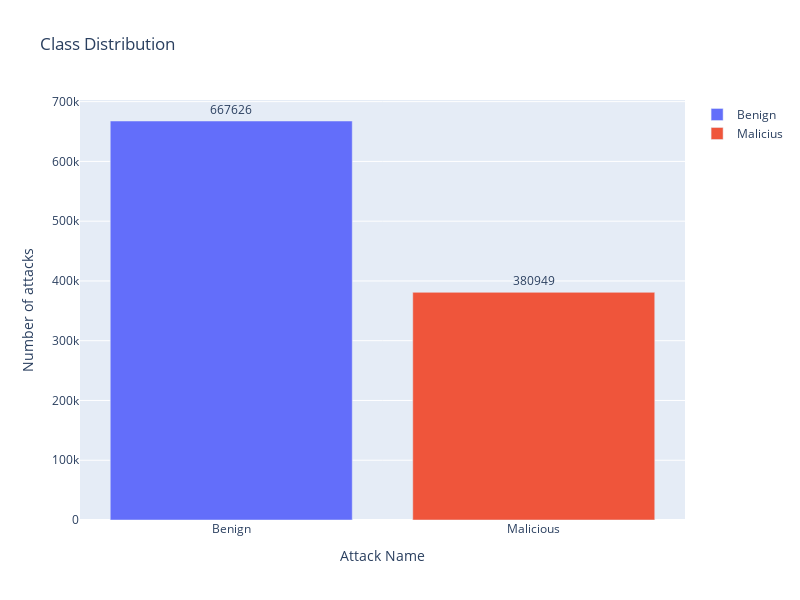

Notebook code cell kept with this figure:
### Code cell
#_=df["Label"].value_counts().plot.bar(rot =0)
fig = go.Figure(data=[
    go.Bar(name='Benign', 
           y=df["Label"].value_counts().values[0:1],
           x=['Benign'],
           text = df["Label"].value_counts()[0:1],
           orientation='v',
           textposition='outside',),
    go.Bar(name='Malicius', 
           y=df["Label"].value_counts().values[1:2],
           x=['Malicious'],
           text = df["Label"].value_counts()[1:2],
           orientation='v',
           textposition='outside',),

])
# Change the bar mode
fig.update_layout(
                  width=800,
                  height=600,
                  title=f'Class Distribution',
                  yaxis_title='Number of attacks',
                  xaxis_title='Attack Name',)
iplot(fig)

### Figure 1 — Plotly figure (JSON) as saved in the notebook; plotly's stock layout.template omitted (floating-point values rounded to 4 significant figures)
{"data": [{"name": "Benign", "orientation": "v", "text": [667626], "textposition": "outside", "x": ["Benign"], "y": [667626], "type": "bar"}, {"name": "Malicius", "orientation": "v", "text": [380949], "textposition": "outside", "x": ["Malicious"], "y": [380949], "type": "bar"}], "layout": {"height": 600, "title": {"text": "Class Distribution"}, "width": 800, "xaxis": {"title": {"text": "Attack Name"}}, "yaxis": {"title": {"text": "Number of attacks"}}}}
